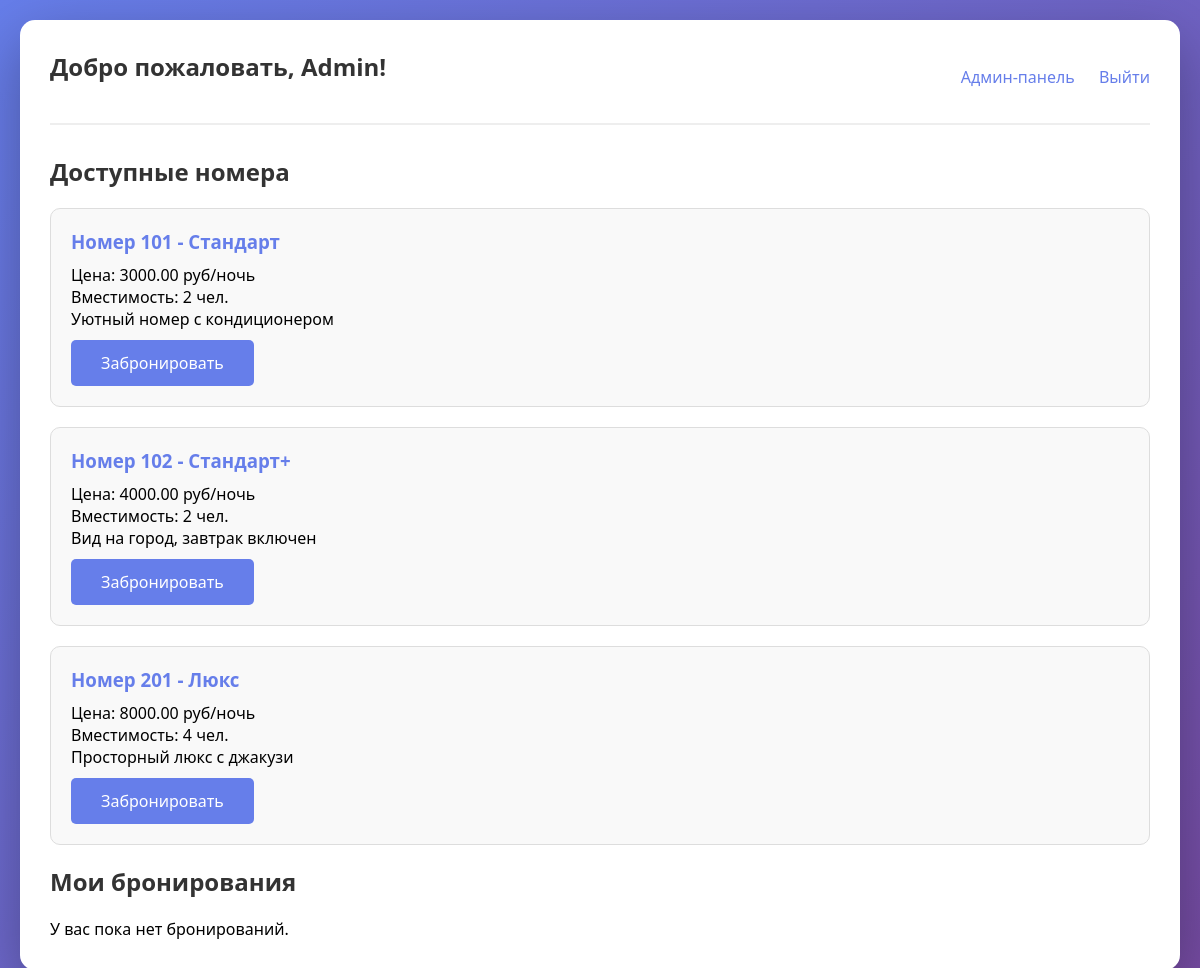
/dashboard.php (signed in), run on the app's committed database.
### tables this page shows
CREATE TABLE rooms (
    id INT AUTO_INCREMENT PRIMARY KEY,
    room_number VARCHAR(10) UNIQUE NOT NULL,
    type VARCHAR(50) NOT NULL,
    price_per_night DECIMAL(10,2) NOT NULL,
    capacity INT NOT NULL,
    description TEXT,
    is_available TINYINT(1) DEFAULT 1
);

### config.php (called while the page is built, shortened)
<?php
function isAdmin() {
    return isset($_SESSION['role']) && $_SESSION['role'] === 'admin';
}
?>

### dashboard.php (the view, shortened to what this page needs)
<?php
require_once 'config.php';
$rooms = $pdo->query("SELECT * FROM rooms WHERE is_available = 1")->fetchAll();
$stmt = $pdo->prepare("SELECT b.*, r.room_number, r.type FROM bookings b JOIN rooms r ON b.room_id = r.id WHERE b.user_id = ? ORDER BY b.booking_date DESC");
$stmt->execute([$_SESSION['user_id']]);
$bookings = $stmt->fetchAll();
?>
<!DOCTYPE html>
<html lang="ru">
<head>
    <link rel="stylesheet" href="style.css">
</head>
<body>
    <div class="container">
        <div class="nav">
            <h2>Добро пожаловать, <?php echo htmlspecialchars($_SESSION['user_name']); ?>!</h2>
            <div class="nav-links">
                <?php if(isAdmin()): ?>
                    <a href="admin.php">Админ-панель</a>
                <?php endif; ?>
                <a href="logout.php">Выйти</a>
            </div>
        </div>
        <h2>Доступные номера</h2>
        <div class="rooms-list">
            <?php foreach($rooms as $room): ?>
                <div class="room-card">
                    <h3>Номер <?php echo $room['room_number']; ?> - <?php echo $room['type']; ?></h3>
                    <p>Цена: <?php echo $room['price_per_night']; ?> руб/ночь</p>
                    <p>Вместимость: <?php echo $room['capacity']; ?> чел.</p>
                    <p><?php echo $room['description']; ?></p>
                    <a href="book.php?room_id=<?php echo $room['id']; ?>" class="btn">Забронировать</a>
                </div>
            <?php endforeach; ?>
        </div>
        <h2>Мои бронирования</h2>
        <?php if(count($bookings) > 0): ?>
            <table>
                <thead>
                    <tr><th>Номер</th><th>Тип</th><th>Заезд</th><th>Выезд</th><th>Сумма</th><th>Статус</th></tr>
                </thead>
                <tbody>
                    <?php foreach($bookings as $booking): ?>
                        <tr>
                            <td><?php echo $booking['room_number']; ?></td>
                            <td><?php echo $booking['type']; ?></td>
                            <td><?php echo $booking['check_in']; ?></td>
                            <td><?php echo $booking['check_out']; ?></td>
                            <td><?php echo $booking['total_price']; ?> руб</td>
                            <td><?php echo $booking['status']; ?></td>
                        </tr>
                    <?php endforeach; ?>
                </tbody>
            </table>
        <?php else: ?>
            <p>У вас пока нет бронирований.</p>
        <?php endif; ?>
    </div>
</body>
</html>

### style.css (style rules this page uses)
* { margin: 0; padding: 0; box-sizing: border-box; }
body { font-family: 'Segoe UI', Tahoma, Geneva, Verdana, sans-serif; background: linear-gradient(135deg, #667eea 0%, #764ba2 100%); min-height: 100vh; padding: 20px; }
.container { max-width: 1200px; margin: 0 auto; background: white; border-radius: 15px; padding: 30px; box-shadow: 0 20px 60px rgba(0,0,0,0.3); }
h1, h2 { color: #333; margin-bottom: 20px; }
button, .btn { background: #667eea; color: white; padding: 12px 30px; border: none; border-radius: 5px; cursor: pointer; font-size: 16px; text-decoration: none; display: inline-block; margin-top: 10px; }
.room-card { border: 1px solid #ddd; border-radius: 10px; padding: 20px; margin-bottom: 20px; background: #f9f9f9; }
.room-card h3 { color: #667eea; margin-bottom: 10px; }
.nav { display: flex; justify-content: space-between; align-items: center; margin-bottom: 30px; padding-bottom: 20px; border-bottom: 2px solid #eee; }
.nav-links a { margin-left: 20px; text-decoration: none; color: #667eea; }

### data on the page
rooms: room_number "101", type "Стандарт", price_per_night "3000.00", capacity "2", description "Уютный номер с кондиционером"
rooms: room_number "102", type "Стандарт+", price_per_night "4000.00", capacity "2", description "Вид на город, завтрак включен"
rooms: room_number "201", type "Люкс", price_per_night "8000.00", capacity "4", description "Просторный люкс с джакузи"

### other printed values
$_SESSION['user_name'] "Admin"
